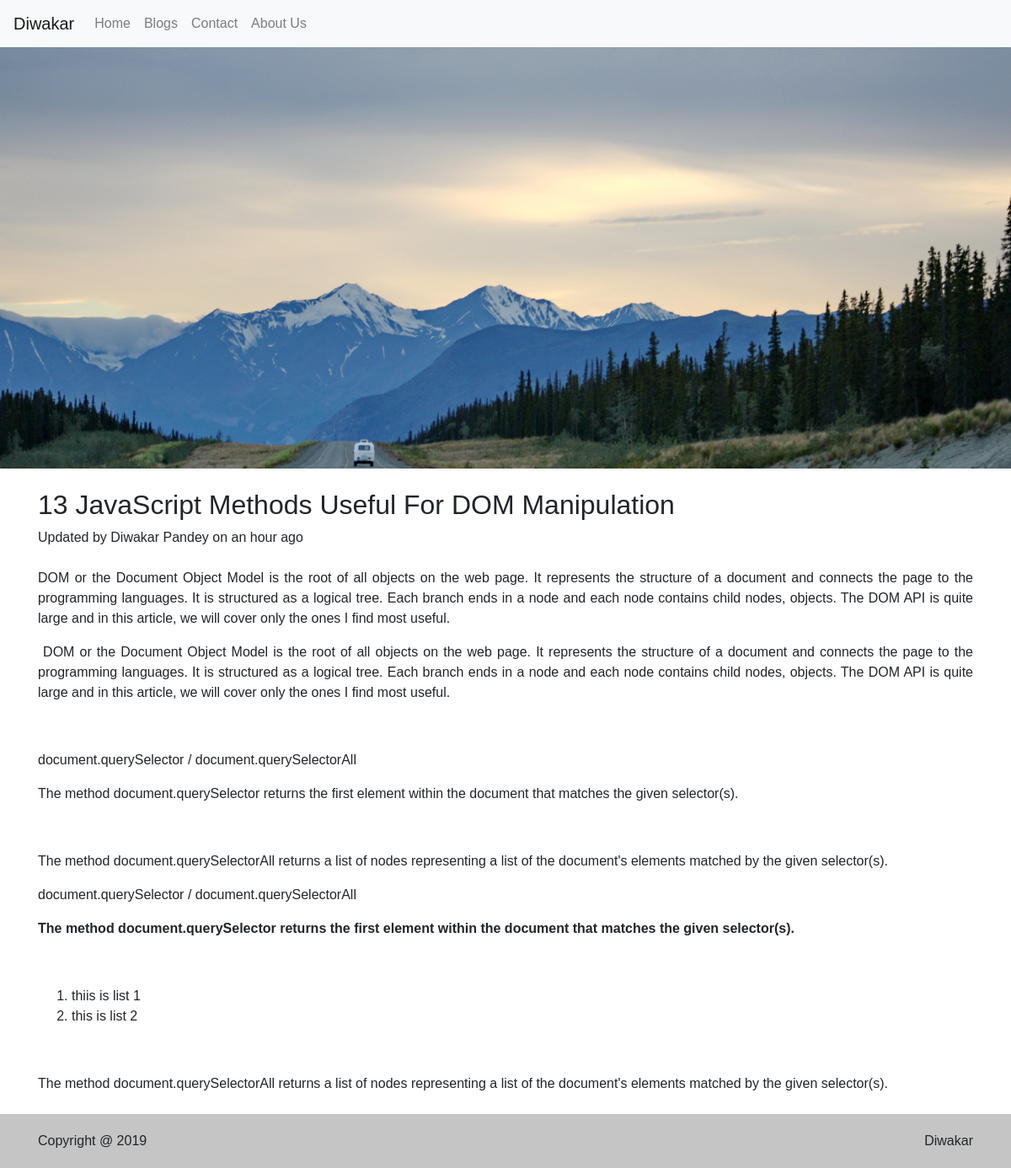
Page /blogs/4 on the committed database.
### blog/models.py (models this page shows, shortened)
class Blog(models.Model):
    title = models.CharField(max_length=100)
    body = models.TextField()
    content = HTMLField(default="No content")
    cover_image = models.ImageField(upload_to="blogs", default="static/default_blog.jpg")
    created_date = models.DateTimeField(auto_now=True)
    created_by = models.ForeignKey(User, on_delete=models.SET_NULL, null=True)

### blog/views.py (the view)
# urls.py: path('<int:id>', blog_detail, name="blog_detail")
def blog_detail(request, id):
    context = {
        'blog': Blog.objects.get(pk=id)
    }
    return render(request, 'blog/blog_detail.html', context)

### blog/templates/blog/blog_detail.html (shortened to what this page needs)
{% extends 'blog/base/base.html' %}
{% load static %}
{% load humanize %}
{% block content %}
<div class="cover-image">
</div>
<div class="container">
    <div class="mt-4 mb-4">
        <h2>{{ blog.title }}</h2>
        <p>Updated by {{ blog.created_by.first_name }} {{ blog.created_by.last_name }} on {{ blog.created_date|naturaltime }}</p>
    </div>
    <div class="row">
        <div class="col-md-12">
            <div class="body mb-4">
                {{ blog.content|safe }}
            </div>
        </div>
    </div>
</div>
{% endblock %}

### blog/templates/blog/base/base.html (style rules this page uses)
body { font-family: Arial, Helvetica, sans-serif; }

### rows in the picture
Blog: title "13 JavaScript Methods Useful For DOM Manipulation", created_by.first_name "Diwakar", created_by.last_name "Pandey", created_date "an hour ago", content "DOM or the Document Object Model is the root of all objects on the web page. It represents the structure of a document and connects the page to the programming languages. It is structured as a logical tree. Each branch ends in a node and each node contains child nodes, objects. The DOM API is quite large and in this article, we will cover only the ones I find most useful. DOM or the Document Object Model is the root of all objects on the web page. It represents the structure of a document and connects the page to the programming languages. It is structured as a logical tree. Each branch ends in a node and each node contains child nodes, objects. The DOM API is quite large and in this…"
